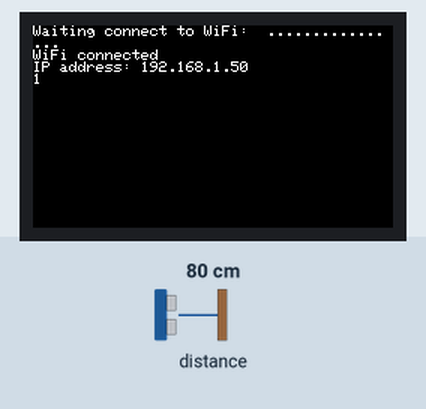
This sketch was run on a simulated ESP32. Parts: 240×135 colour display. Wiring (inferred from the names in the program): VL53L0X range finder at I2C address 0x29. The inputs (shaded band) are chosen by the test bench; at power-on: distance to the obstacle 80 cm. WiFi joins after 1.5 s; servers stay silent unless stated; what the sketch prints to the serial monitor is not drawn.

Above: at 7.2 s.
At 10.5 s:
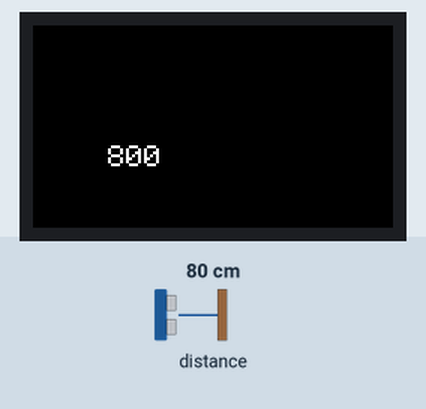
10.6 s: distance to the obstacle set to 2 cm
At 11.3 s:
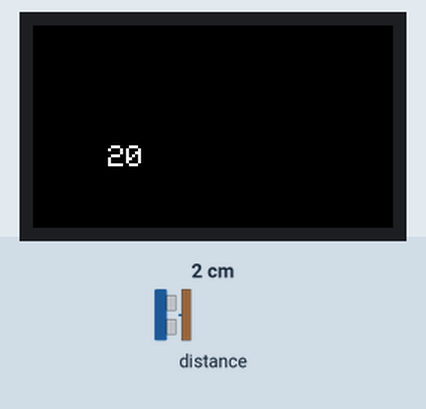
12.2 s: distance to the obstacle set to 4 cm
At 13.4 s:
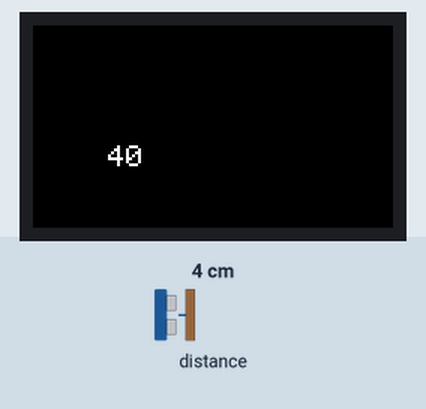
13.7 s: distance to the obstacle set to 9 cm
At 14.8 s:
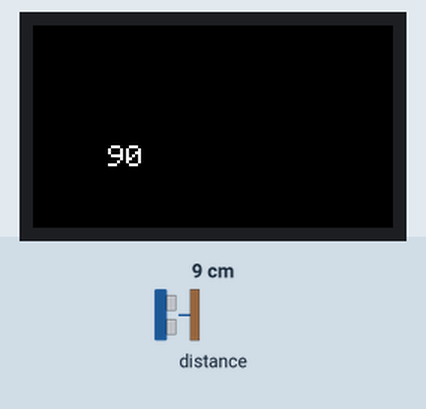
Timing chart, 0 to 16.7 s (numbered marks = the images above; inputs shaded):
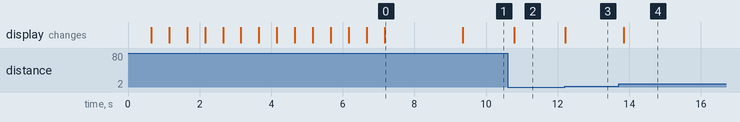

Measured:
- after the input at 10.6 s, the display: changes after 0.18 s (image 2)
- after the input at 12.2 s, the display: changes at once (image 3)
- after the input at 13.7 s, the display: changes after 0.15 s (image 4)
- what the display in image 0 shows lasts 2.2 s, from 7.2 s to 9.4 s

The sketch:

send_tofdata_udp.ino
```cpp
//Wifi
#include <WiFi.h>
#include <WiFiMulti.h>
#include <WiFiUDP.h>

//M5StickCPlus
#include <M5StickCPlus.h>

//ToF
#include <Wire.h>
#define VL53L0X_REG_IDENTIFICATION_MODEL_ID         0xc0
#define VL53L0X_REG_IDENTIFICATION_REVISION_ID      0xc2
#define VL53L0X_REG_PRE_RANGE_CONFIG_VCSEL_PERIOD   0x50
#define VL53L0X_REG_FINAL_RANGE_CONFIG_VCSEL_PERIOD 0x70
#define VL53L0X_REG_SYSRANGE_START                  0x00
#define VL53L0X_REG_RESULT_INTERRUPT_STATUS         0x13
#define VL53L0X_REG_RESULT_RANGE_STATUS             0x14
#define ToF_ADDR 0x29//the iic address of tof

// arp -aでIPアドレスをすべて取得
// ipconfigで自身のIPアドレスを取得

const char ssid[] = ""; //WiFIのSSIDを入力
const char pass[] = ""; // WiFiのパスワードを入力

WiFiMulti WiFiMulti;

WiFiUDP wifiUdp;
const char *pc_addr = "";  //"";
const int pc_port = 50007; //送信先のポート
const int my_port = 50008;  //自身のポート

byte gbuf[16];

void setup() {
  int sum=0;
  M5.begin();
  M5.Lcd.setRotation(3);  //Rotate the screen.  旋转屏幕
  WiFiMulti.addAP(ssid, pass);  //Add wifi configuration information.  添加wifi配置信息
  M5.lcd.printf("Waiting connect to WiFi: %s ...",ssid); //Serial port output format string.  串口输出格式化字符串

  int cnt=0;
  while(WiFi.status() != WL_CONNECTED) {
    cnt++;
    delay(500);
    M5.Lcd.print(".");
    if(cnt%10==0) {
      WiFi.disconnect();
      WiFi.begin(ssid, pass);
      M5.Lcd.println("");
    }
    if(cnt>=30) {
      ESP.restart();
    }
  }

  while(WiFiMulti.run() != WL_CONNECTED) {  //If the connection to wifi is not established successfully.  如果没有与wifi成功建立连接
    M5.lcd.print(".");
    delay(1000);
    sum+=1;
    if(sum==8) M5.lcd.print("Conncet failed!");
  }
  M5.lcd.println("\nWiFi connected");
  M5.lcd.print("IP address: ");
  M5.lcd.println(WiFi.localIP()); //The serial port outputs the IP address of the M5StickC.  串口输出M5StickC的IP地址
  delay(500);

  int dsaf = wifiUdp.begin(my_port);
  M5.lcd.print(dsaf);
  delay(2000);

  // put your setup code here, to run once:
  Wire.begin(0, 26, 400000);// join i2c bus (address optional for master)
  Serial.begin(115200);  // start serial for output
  Serial.println("test started.");

  //---osmar
  M5.begin();
  M5.Lcd.fillScreen(BLACK);
  M5.Lcd.setTextColor(WHITE);
  M5.Lcd.setTextSize(2);
}

void loop(){
//  Serial.println("----- START TEST ----");
//  measure_distance();
//  Serial.println("----- END TEST ----");
//  Serial.println("");
//  delay(100);
  Serial.println("----- START TEST ----");
  uint16_t dist = measure_distance();
  Serial.println("----- END TEST ----");
  Serial.println("");

//  int size = sizeof(dist) / sizeof(int);
//  for(int i=0; i < size; i++){
//    wifiUDP.Write(dist[i]);
//  }

  String d = String(dist);
  int size = d.length();

  // データ送信
  wifiUdp.beginPacket(pc_addr, pc_port);
  for(int i=0; i < size; i++){
    wifiUdp.write(d[i]);
  }

  wifiUdp.endPacket();

  delay(200); //1秒待つ
}

uint16_t measure_distance() {
  write_byte_data_at(VL53L0X_REG_SYSRANGE_START, 0x01);

  read_block_data_at(VL53L0X_REG_RESULT_RANGE_STATUS, 12);//read 12 bytes once

  uint16_t dist = makeuint16(gbuf[11], gbuf[10]);//split distance data to "dist"
  byte DeviceRangeStatusInternal = ((gbuf[0] & 0x78) >> 3);

  Serial.print("distance ");  Serial.println(dist);

  M5.Lcd.setCursor(50, 80);
  M5.Lcd.fillRect(50, 80, 60, 25, BLACK);
  M5.Lcd.print(dist);

  return dist;
}

uint16_t bswap(byte b[]) {
  // Big Endian unsigned short to little endian unsigned short
  uint16_t val = ((b[0] << 8) & b[1]);
  return val;
}

uint16_t makeuint16(int lsb, int msb) {
    return ((msb & 0xFF) << 8) | (lsb & 0xFF);
}

uint16_t VL53L0X_decode_vcsel_period(short vcsel_period_reg) {
  // Converts the encoded VCSEL period register value into the real
  // period in PLL clocks
  uint16_t vcsel_period_pclks = (vcsel_period_reg + 1) << 1;
  return vcsel_period_pclks;
}

/*
 * IIC Functions
 */
/* function description: write one byte data */
void write_byte_data(byte data) {
  Wire.beginTransmission(ToF_ADDR);
  Wire.write(data);
  Wire.endTransmission();
}

/* function description: write one byte data to specifical register */
void write_byte_data_at(byte reg, byte data) {
  Wire.beginTransmission(ToF_ADDR);
  Wire.write(reg);
  Wire.write(data);
  Wire.endTransmission();
}

/* function description: read two bytes data to specifical register */
void write_word_data_at(byte reg, uint16_t data) {
  byte b0 = (data &0xFF);
  byte b1 = ((data >> 8) && 0xFF);

  Wire.beginTransmission(ToF_ADDR);
  Wire.write(reg);
  Wire.write(b0);
  Wire.write(b1);
  Wire.endTransmission();
}

/* function description: read one byte data */
byte read_byte_data() {
  Wire.requestFrom(ToF_ADDR, 1);
  while (Wire.available() < 1) delay(1);
  byte b = Wire.read();
  return b;
}

/* function description: read one byte data from specifical register */
byte read_byte_data_at(byte reg) {
  //write_byte_data((byte)0x00);
  write_byte_data(reg);
  Wire.requestFrom(ToF_ADDR, 1);
  while (Wire.available() < 1) delay(1);
  byte b = Wire.read();
  return b;
}

/* function description: read two bytes data from specifical register */
uint16_t read_word_data_at(byte reg) {
  write_byte_data(reg);
  Wire.requestFrom(ToF_ADDR, 2);
  while (Wire.available() < 2) delay(1);
  gbuf[0] = Wire.read();
  gbuf[1] = Wire.read();
  return bswap(gbuf);
}

/* function description: read multiple bytes data from specifical register */
void read_block_data_at(byte reg, int sz) {
  int i = 0;
  write_byte_data(reg);
  Wire.requestFrom(ToF_ADDR, sz);
  for (i=0; i<sz; i++) {
    while (Wire.available() < 1) delay(1);
    gbuf[i] = Wire.read();
  }
}
```
